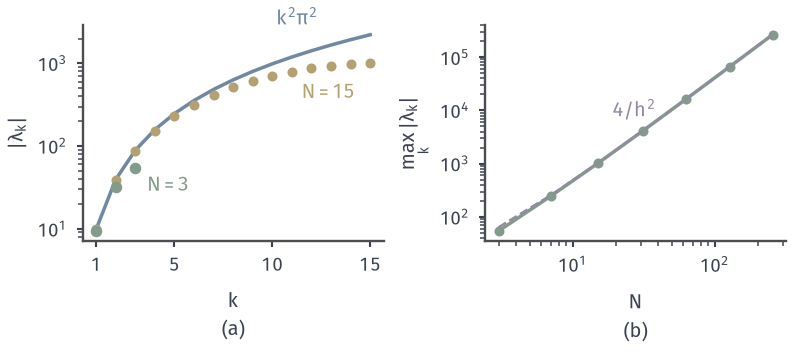

The Python source for this figure:
from pathlib import Path
import sys
ROOT = next(p for p in Path(__file__).resolve().parents if (p/'build.sh').is_file() and (p/'tex/book.tex').is_file())
sys.path.insert(0, str(ROOT/'figures/06-differential-equations/02-partial-differential-equations/matplotlib/pdeprob-common'))
from pdeprob_common import *
# Target: eigenvalues of the second-difference matrix on (0,1) with zero end values.
fig, axs = figure(width_mm=112, height_mm=50, ncols=2)
def ev(N):
    h=1/(N+1); A=(np.diag(-2*np.ones(N))+np.diag(np.ones(N-1),1)+np.diag(np.ones(N-1),-1))/h**2
    return np.sort(-np.linalg.eigvalsh(A))
ax=axs[0]; style(ax)
k=np.arange(1,16)
ax.semilogy(k,(k*np.pi)**2,'-',color=BLUE,lw=1.4)
ax.semilogy(k,ev(15),'o',ms=3,color=YELLOW)
ax.semilogy(np.arange(1,4),ev(3),'o',ms=3.6,color=GREEN)
ax.text(10.2,2900,r'$k^2\pi^2$',color=BLUE); ax.text(11.5,380,'$N=15$',color=YELLOW); ax.text(3.6,28,'$N=3$',color=GREEN)
ax.set_xticks([1,5,10,15]); ax.set_ylabel(r'$|\lambda_k|$'); sub(ax,'a','$k$')
ax=axs[1]; style(ax)
Ns=np.array([3,7,15,31,63,127,255]); m=[ev(n)[-1] for n in Ns]
ax.loglog(Ns,m,'o-',ms=3,lw=1.4,color=GREEN)
ax.loglog(Ns,4*(Ns+1.0)**2,'--',lw=.95,color=PURPLE)
ax.text(19,7500,'$4/h^2$',color=PURPLE)
ax.set_ylabel(r'$\max_k|\lambda_k|$'); sub(ax,'b','$N$')
save(fig, Path(__file__).resolve().parent, 'figure', {'N3_eigs':[float(x) for x in ev(3)],'formula':'tridiag(1,-2,1)/h^2, h=1/(N+1)'})
print(ev(3))
